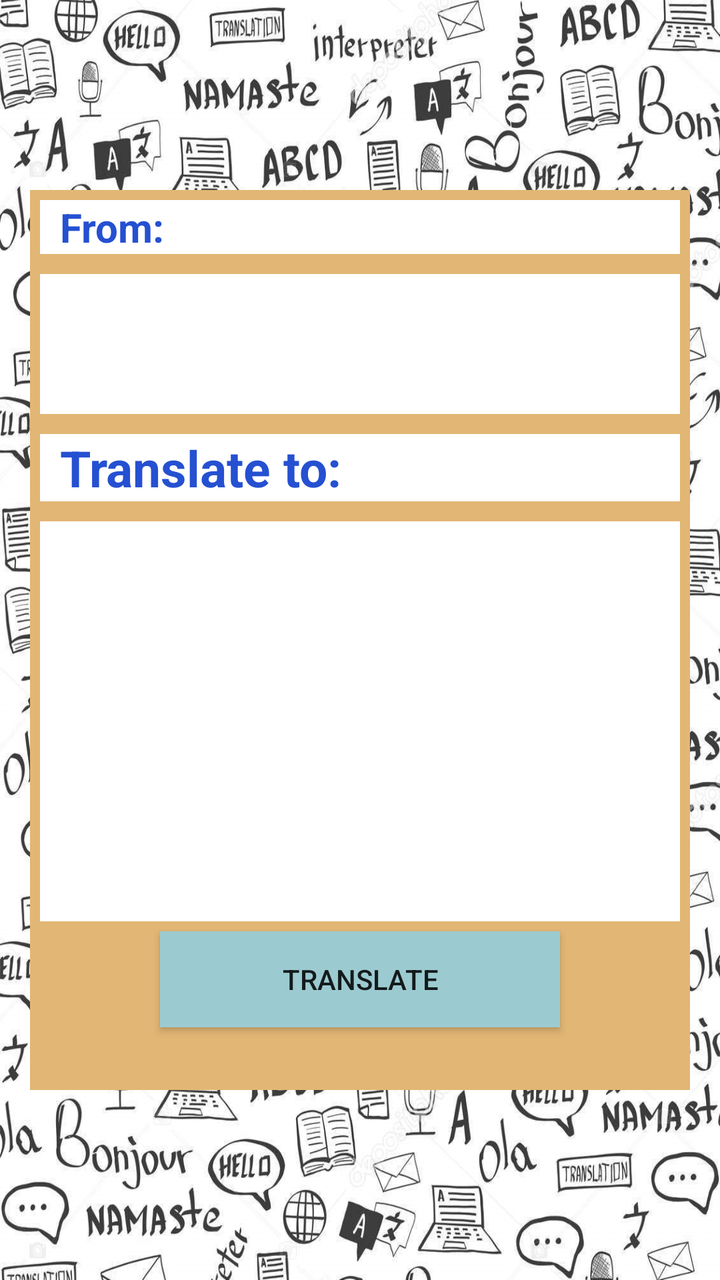
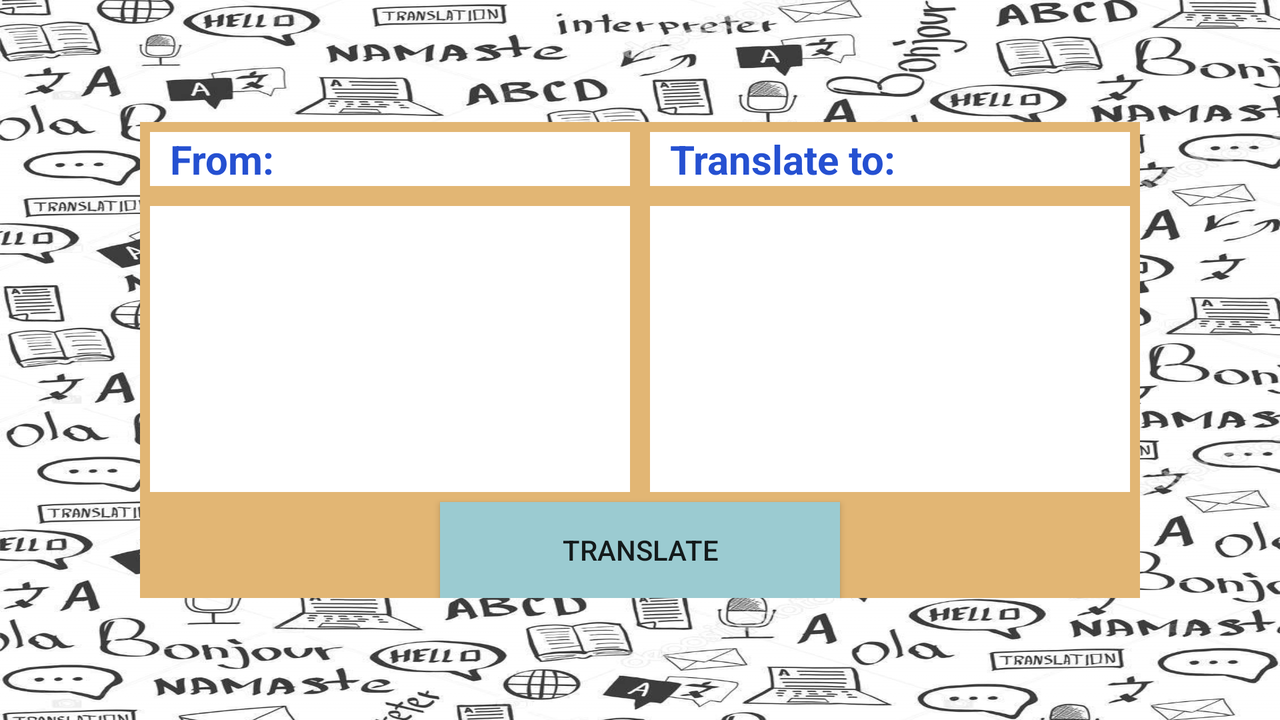

Compare how this app lays out the same screen by default and in its alternative resource folder. The renders come first, then the two layout files and the values they reference.
<!-- AndroidManifest.xml: application theme AppTheme -->
<!-- res/layout/activity_translator.xml -->
<?xml version="1.0" encoding="utf-8"?>
<LinearLayout xmlns:android="http://schemas.android.com/apk/res/android"
    xmlns:app="http://schemas.android.com/apk/res-auto"
    xmlns:tools="http://schemas.android.com/tools"
    android:layout_width="match_parent"
    android:layout_height="match_parent"
    android:orientation="vertical"
   android:gravity="center"
    android:background="@drawable/translator_background5"
    tools:context=".translator">

<LinearLayout
    android:layout_width="330dp"
    android:layout_height="450dp"
    android:orientation="vertical"
    android:background="#E2B674"
    >
    <LinearLayout
        android:layout_width="match_parent"
        android:layout_height="wrap_content"
        android:layout_margin="5dp"
        android:orientation="horizontal"
        android:background="#ffffff"
        >
        <TextView
            android:layout_width="wrap_content"
            android:layout_height="wrap_content"
            android:text="From:"
            android:textStyle="bold"
            android:textColor="#2550D1"
            android:paddingLeft="10dp"
            android:textSize="20dp"
            android:background="#ffffff"
            />
        <Spinner
            android:layout_marginLeft="14dp"
            android:id="@+id/lanuage_select2"
            android:background="@drawable/shadow"
            android:layout_width="wrap_content"
            android:layout_height="wrap_content"
            android:spinnerMode="dialog"
            >
        </Spinner>

    </LinearLayout>

    <EditText

        android:id="@+id/input_text"
        android:layout_width="match_parent"
        android:layout_height="70dp"
        android:layout_margin="5dp"
        android:background="#ffffff" />
    <LinearLayout
        android:layout_width="match_parent"
        android:layout_height="wrap_content"
        android:layout_margin="5dp"

        android:background="#ffffff"
        >
        <TextView

            android:layout_marginLeft="10dp"
            android:layout_width="wrap_content"
            android:layout_height="wrap_content"
            android:text="Translate to:"
            android:textStyle="bold"
            android:textColor="#2550D1"
            android:textSize="25dp"
            android:background="#ffffff"

            />
        <Spinner


            android:background="@drawable/shadow"
            android:id="@+id/lanuage_select"
            android:layout_marginLeft="5dp"
            android:layout_width="wrap_content"
            android:layout_height="wrap_content"
            android:spinnerMode="dialog"
            >
        </Spinner>



    </LinearLayout>

    <ScrollView

        android:layout_width="match_parent"
        android:layout_height="200dp"
        android:layout_margin="5dp"
        android:background="#ffffff">

        <TextView
            android:id="@+id/output_text"
            android:layout_width="match_parent"
            android:layout_height="wrap_content" />


    </ScrollView>

    <Button
        android:id="@+id/traslate_bt"
        android:layout_width="200dp"
        android:layout_height="wrap_content"
        android:layout_gravity="center"
        android:background="#9BCBD1"
        android:text="Translate" />


</LinearLayout>

</LinearLayout>
<!-- resources referenced by this layout -->
<resources>
  <!-- drawable shadow (drawable) -->
  <?xml version="1.0" encoding="utf-8"?>
  <selector xmlns:android="http://schemas.android.com/apk/res/android">
      <item>
          <layer-list>
              <item>
                  <shape android:shape="rectangle">
                      <solid android:color="#44090808"/>
                      <corners android:radius="5dp" />
                  </shape>
              </item>
              <item android:left="0dp" android:right="3dp" android:top="0dp" android:bottom="3dp">
                  <shape android:shape="rectangle">
                      <solid android:color="#FFFFFF"/>
                      <corners android:radius="5dp" />
                  </shape>
              </item>
          </layer-list>
      </item>
  </selector>
  <!-- drawable translator_background5: jpg bitmap (drawable, 488630 bytes) -->
  <style name="AppTheme" parent="Theme.AppCompat.Light.DarkActionBar">
          
          <item name="colorPrimary">#28357A</item>
          <item name="colorPrimaryDark">@color/colorPrimaryDark</item>
          <item name="colorAccent">@color/colorAccent</item>
      </style>
  <color name="colorPrimaryDark">#0B1F97</color>
  <color name="colorAccent">#D81B60</color>
</resources>
<!-- res/layout-land/activity_translator.xml (the repository's variant of the layout above) -->
<!-- drawn on the phone turned sideways -->
<?xml version="1.0" encoding="utf-8"?>
<LinearLayout xmlns:android="http://schemas.android.com/apk/res/android"
    xmlns:app="http://schemas.android.com/apk/res-auto"
    xmlns:tools="http://schemas.android.com/tools"
    android:layout_width="match_parent"
    android:layout_height="match_parent"
    android:orientation="horizontal"
   android:gravity="center"
    android:background="@drawable/translator_background5"
    tools:context=".translator">

<LinearLayout
    android:layout_width="wrap_content"
    android:layout_height="wrap_content"
    android:orientation="vertical"
    android:background="#E2B674"

    >
    <LinearLayout
        android:layout_width="500dp"
        android:layout_height="190dp"
        android:orientation="horizontal"
        android:background="#E2B674"

        >
        <LinearLayout
            android:layout_width="250dp"
            android:layout_height="190dp"
            android:orientation="vertical"
            android:layout_weight="1"
            >
            <LinearLayout
                android:layout_width="match_parent"
                android:layout_height="wrap_content"
                android:layout_margin="5dp"
                android:orientation="horizontal"
                android:background="#ffffff"
                >
            <TextView
                android:layout_width="wrap_content"
                android:layout_height="wrap_content"
                android:text="From:"
                android:textStyle="bold"
                android:textColor="#2550D1"
               android:paddingLeft="10dp"
                android:textSize="20dp"
                android:background="#ffffff"
                />
                <Spinner
                    android:layout_marginLeft="4dp"
                    android:id="@+id/lanuage_select2"
                    android:background="@drawable/shadow"
                    android:layout_width="wrap_content"
                    android:layout_height="wrap_content"
                    android:spinnerMode="dialog"
                    >
                </Spinner>

            </LinearLayout>
            <EditText
                android:id="@+id/input_text"
                android:layout_margin="5dp"
                android:layout_width="match_parent"
                android:layout_height="match_parent"
                android:background="#ffffff"
                />

        </LinearLayout>
        <LinearLayout
            android:layout_width="250dp"
            android:layout_height="190dp"
            android:layout_weight="1"
            android:orientation="vertical"
            >
            <LinearLayout
                android:layout_width="match_parent"
                android:layout_height="wrap_content"
                android:layout_margin="5dp"
                android:orientation="horizontal"
                android:background="#ffffff"
                >
                <TextView
                    android:layout_marginLeft="10dp"
                    android:layout_width="wrap_content"
                    android:layout_height="wrap_content"
                    android:text="Translate to:"
                    android:textStyle="bold"
                    android:textColor="#2550D1"
                    android:textSize="20dp"
                    android:background="#ffffff"

                    />
                <Spinner
                    android:layout_marginLeft="4dp"
                    android:id="@+id/lanuage_select"
                    android:background="@drawable/shadow"
                    android:layout_width="wrap_content"
                    android:layout_height="wrap_content"
                    android:spinnerMode="dialog"
                    >
                </Spinner>

            </LinearLayout>
            <ScrollView
                android:layout_width="match_parent"
                android:layout_height="match_parent"
                android:background="#ffffff"
                android:layout_margin="5dp"
                >
                <TextView
                    android:id="@+id/output_text"
                    android:layout_width="match_parent"
                    android:layout_height="wrap_content" />
            </ScrollView>



        </LinearLayout>


    </LinearLayout>
    <Button
        android:id="@+id/traslate_bt"
        android:layout_width="200dp"
        android:layout_height="wrap_content"
        android:background="#9BCBD1"
        android:layout_gravity="center"
        android:text="Translate"
        />
</LinearLayout>
</LinearLayout>
